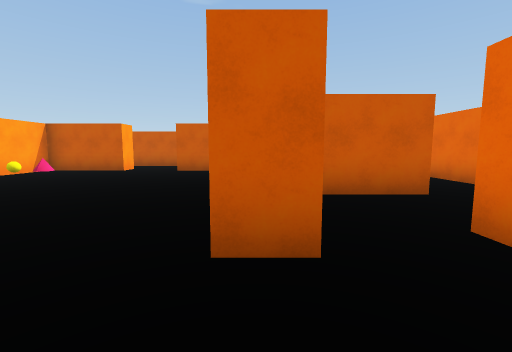
View 1 (above)

24 first-person views from a walk through a scene from a Unity 3-D project. The camera is 1.5 m above the floor, tilts 6° down and sees 90° across. The floor is counted in squares, 2 m on a side. Each view is taken from the middle of a square. On the plan, view 1 faces up. The plan holds only what a view shows up to about 9 squares ahead; the rest is blank. The player is left out.

View 2
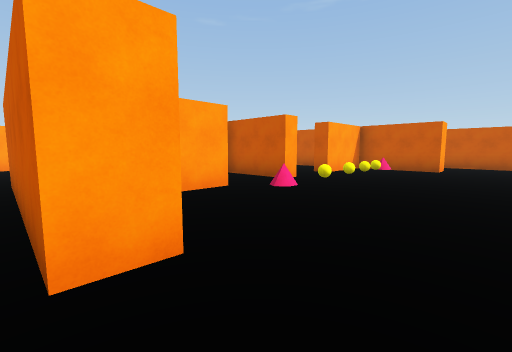

View 3
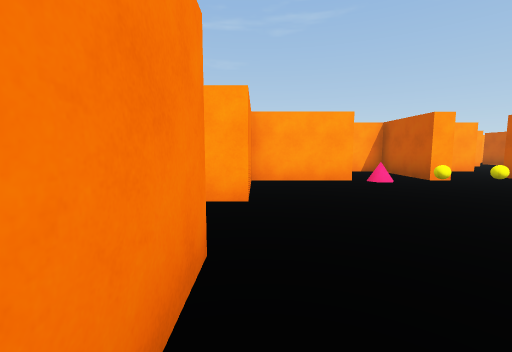

View 4
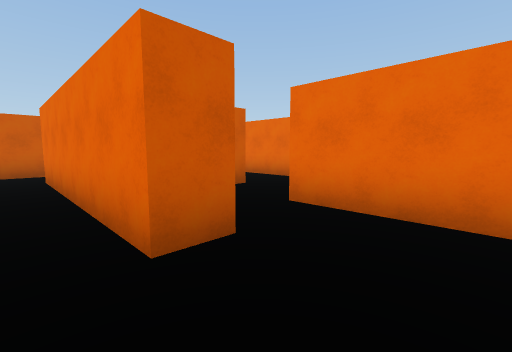

View 5
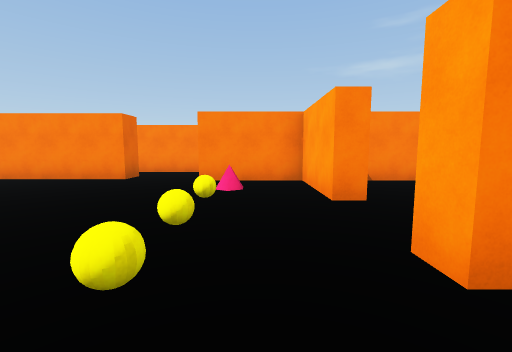

View 6
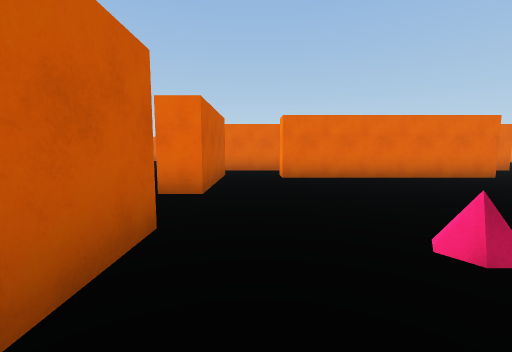

View 7
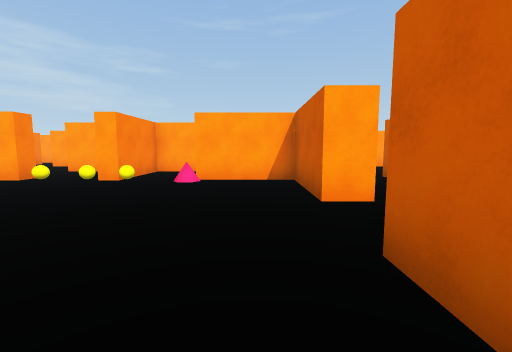

View 8
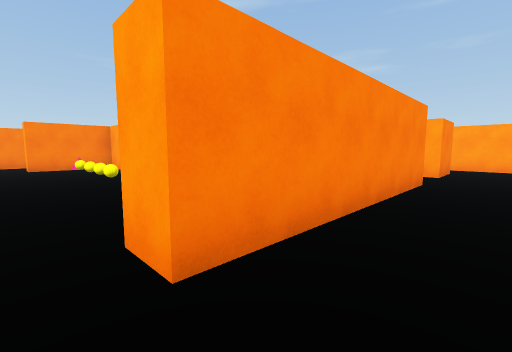

View 9
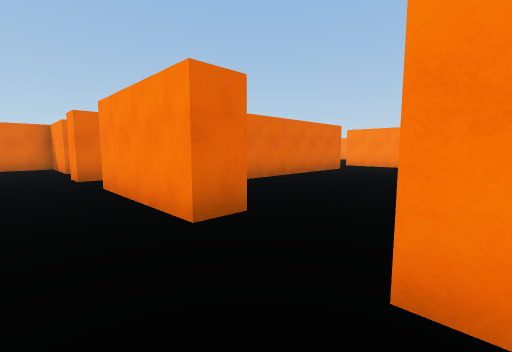

View 10
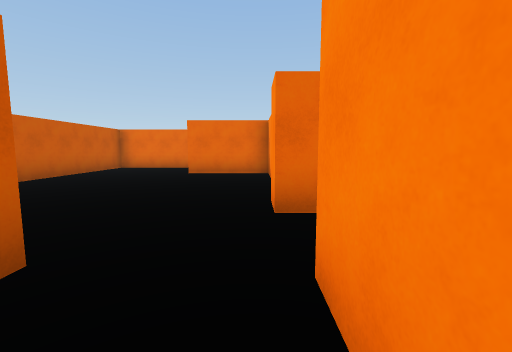

View 11
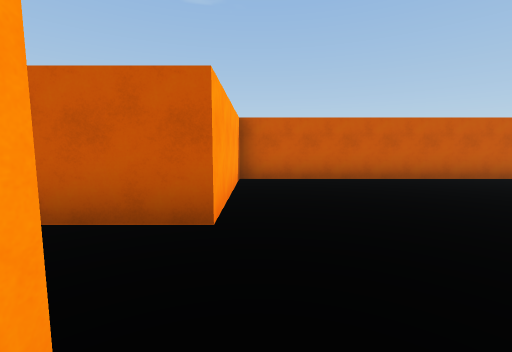

View 12
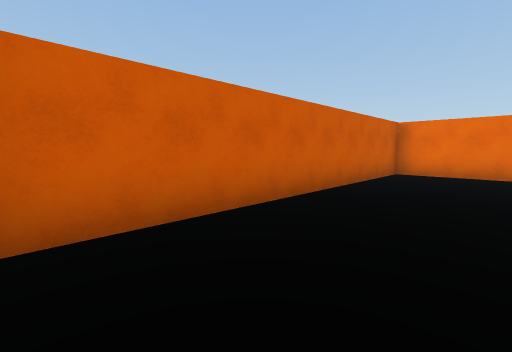

View 13
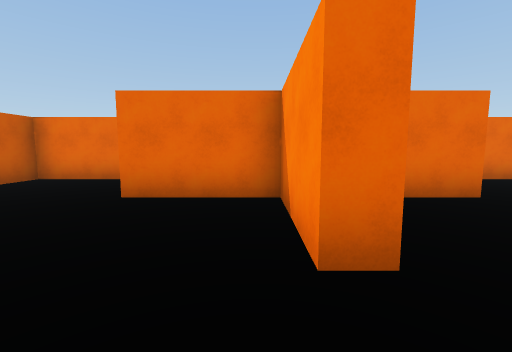

View 14
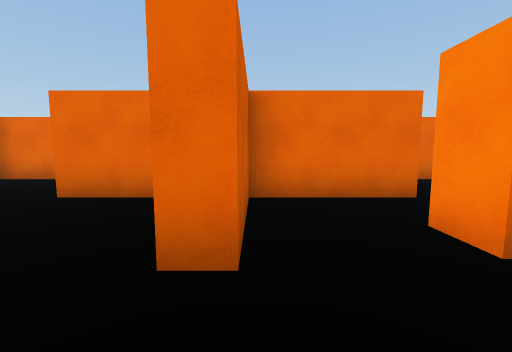

View 15
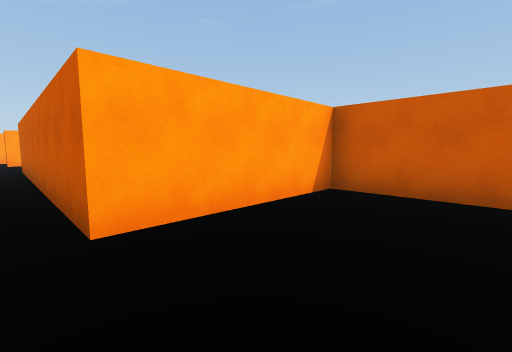

View 16
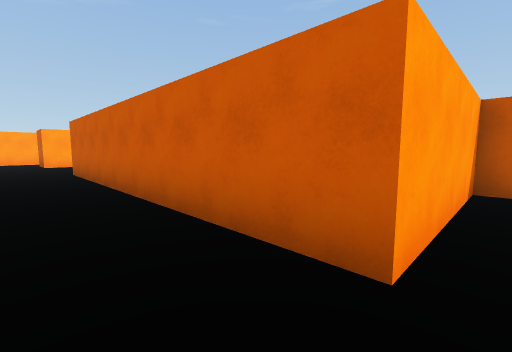

View 17
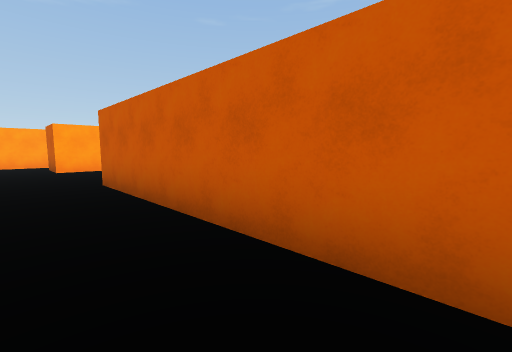

View 18
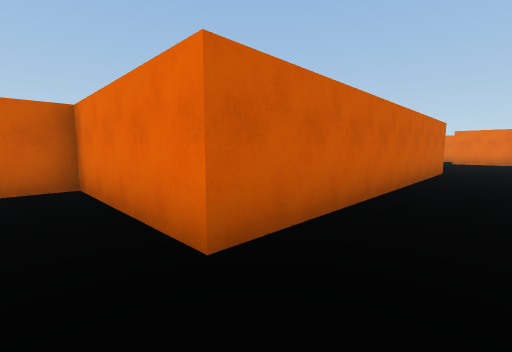

View 19
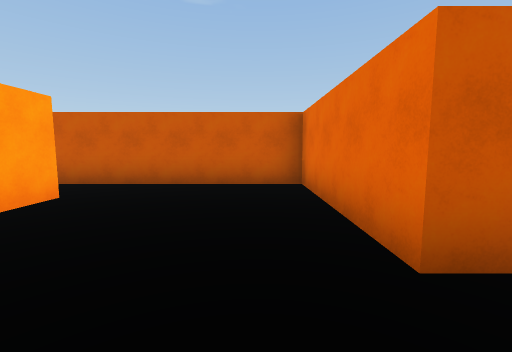

View 20
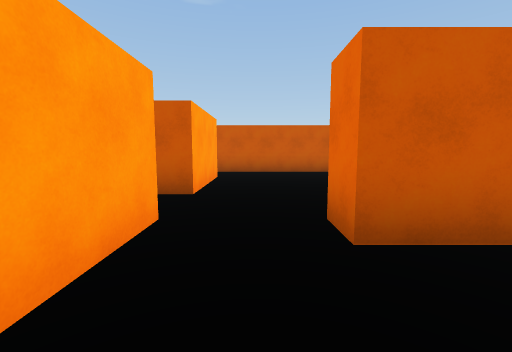

View 21
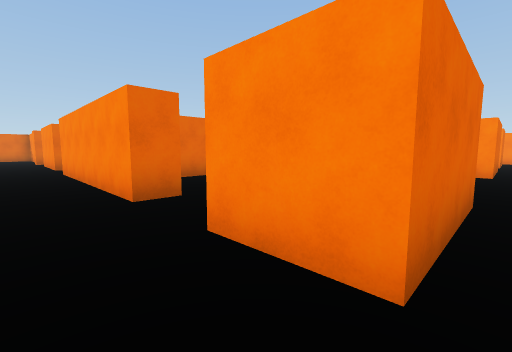

View 22
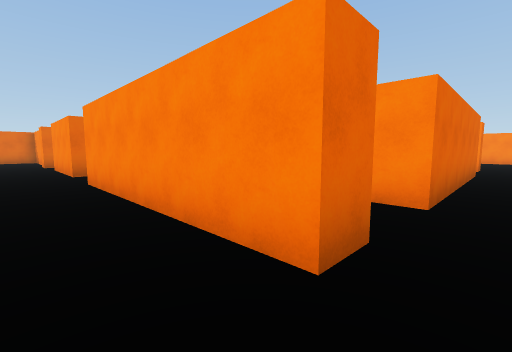

View 23
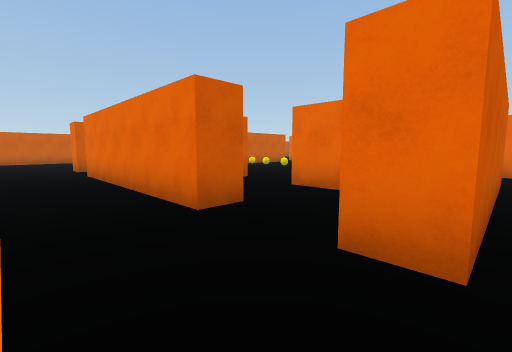

View 24
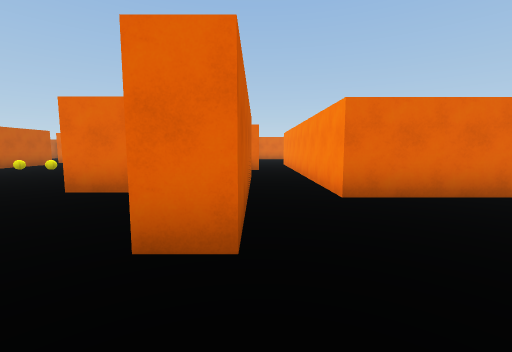

### Floor plan
Key: @ floor where view 1 was taken; # wall or solid block; . floor; O other object.
Columns run from 15 left of view 1 to 10 right of it. Each row starts with its distance up from view 1.
 16   ######       ###########
 15   .....#       #.........#
 14    #...#       #  .......#
 13    #...#       #.  ......#
 12   ##...#########   ...#
 11 #.....................#
 10 #.....................#
  9 # ##.######..###.#. ###
  8   ##...#.........#    #
  7   # .#.#.......#.#  #.#
  6    ..#....O....#   .# ..
  5    ..#....O....#  ..#  ..#
  4     .###..O....###..#   .#
  3  .. .#....O....#
  2  .# .#..#......# #
  1  .# ....#........#
  0  .# .######....@.#
 -1 #....######..###
 -2          .....
 -3        #######
 -4        #
 -5        #

Positions as (right, up) in squares from view 1, and headings:
1: (0, 0), facing up
2: (-3, -1), facing up-left
3: (-1, 0), facing left
4: (-1, 0), facing up-right
5: (-6, 6), facing down
6: (-7, 8), facing right
7: (-1, 8), facing left
8: (-4, 11), facing down-left
9: (-5, 11), facing down-right
10: (-1, 10), facing right
11: (1, 9), facing up
12: (1, 13), facing up-right
13: (3, 10), facing right
14: (3, 9), facing right
15: (3, 11), facing up-left
16: (1, 10), facing up-left
17: (-2, 10), facing up-left
18: (-9, 10), facing up-right
19: (-9, 10), facing up
20: (-11, 7), facing up
21: (-14, 11), facing down-right
22: (-11, 11), facing down-right
23: (-12, -1), facing up-right
24: (-12, -1), facing right
